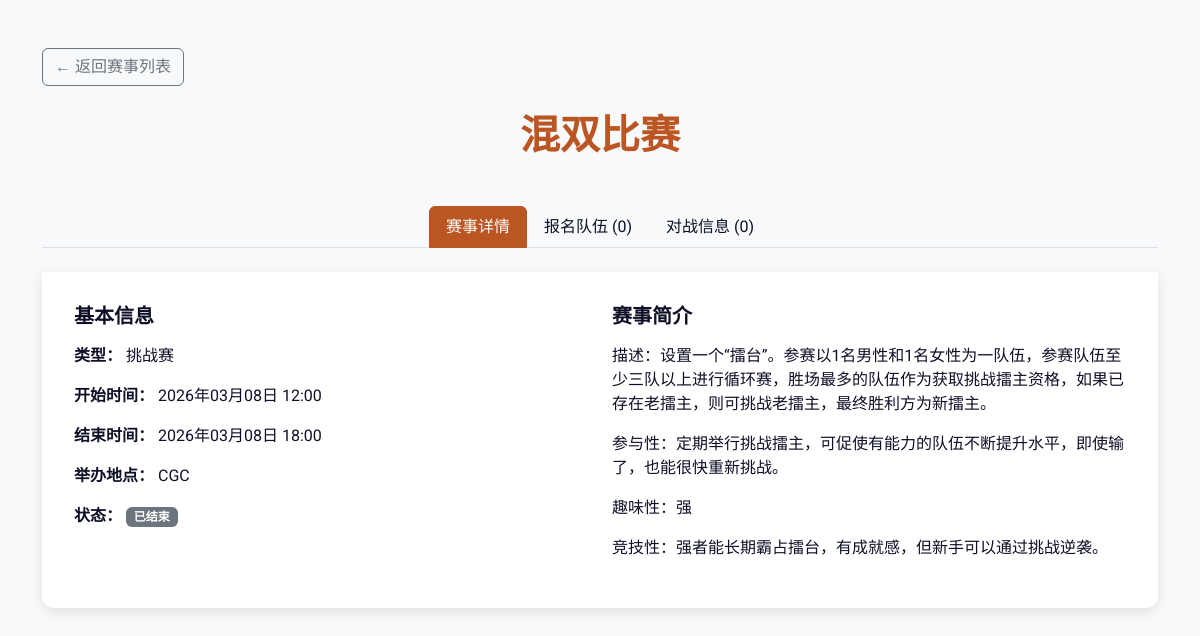
The app's page /event/3/ with its own data.
### events/models.py (models this page shows, shortened)
class Event(models.Model):
    name = models.CharField('赛事名称', max_length=200)
    event_type = models.ForeignKey(  # ← 改成 ForeignKey
        EventType,
        on_delete=models.PROTECT,  # 防止删除类型时误删赛事
        related_name='events',
        verbose_name='赛事类型'
    )
    start_time = models.DateTimeField('开始时间')
    end_time = models.DateTimeField('结束时间', null=True, blank=True)
    location = models.CharField('举办地点', max_length=200)
    description = models.TextField('赛事简介', blank=True)
    status = models.CharField('状态', max_length=20, choices=[
        ('upcoming', '即将举行'),
        ('ongoing', '进行中'),
        ('finished', '已结束'),
    ], default='upcoming')
    created_at = models.DateTimeField('创建时间', auto_now_add=True)
    class Meta:
        ordering = ['-start_time']
        verbose_name = '赛事'
        verbose_name_plural = '赛事'

class EventType(models.Model):
    name = models.CharField('类型名称', max_length=100, unique=True)  # 如 “男子双打”、“女子双打”
    description = models.TextField('描述', blank=True)
    created_at = models.DateTimeField('创建时间', auto_now_add=True)
    class Meta:
        verbose_name = '赛事类型'
        verbose_name_plural = '赛事类型'
        ordering = ['name']

### events/views.py (the view)
# urls.py: path('event/<int:pk>/', views.event_detail, name='event_detail'),
def event_detail(request, pk):
    event = get_object_or_404(Event, pk=pk)
    return render(request, 'events/detail.html', {'event': event})

### events/templates/events/detail.html (shortened to what this page needs)
<!DOCTYPE html>
<html lang="zh">
<head>
    <link href="https://cdn.jsdelivr.net/npm/bootstrap@5.3.3/dist/css/bootstrap.min.css" rel="stylesheet">
</head>
<body>
    <div class="container py-5">
        <a href="{% url 'event_list' %}" class="btn btn-outline-secondary mb-4">← 返回赛事列表</a>
        <h1 class="text-center mb-5 fw-bold" style="color: var(--rg-red);">{{ event.name }}</h1>
        <ul class="nav nav-tabs justify-content-center mb-4" id="eventTabs" role="tablist">
            <li class="nav-item" role="presentation">
                <button class="nav-link active" id="details-tab" data-bs-toggle="tab" data-bs-target="#details" type="button" role="tab" aria-controls="details" aria-selected="true">
                    赛事详情
                </button>
            </li>
            <li class="nav-item" role="presentation">
                <button class="nav-link" id="teams-tab" data-bs-toggle="tab" data-bs-target="#teams" type="button" role="tab" aria-controls="teams" aria-selected="false">
                    报名队伍 ({{ event.teams.count }})
                </button>
            </li>
            <li class="nav-item" role="presentation">
                <button class="nav-link" id="matches-tab" data-bs-toggle="tab" data-bs-target="#matches" type="button" role="tab" aria-controls="matches" aria-selected="false">
                    对战信息 ({{ event.matches.count }})
                </button>
            </li>
        </ul>
        <div class="tab-content" id="eventTabsContent">
            <div class="tab-pane fade show active" id="details" role="tabpanel" aria-labelledby="details-tab">
                <div class="row">
                    <div class="col-md-6">
                        <h5 class="mb-3">基本信息</h5>
                        <p><strong>类型：</strong> {{ event.event_type.name }}</p>
                        <p><strong>开始时间：</strong> {{ event.start_time|date:"Y年m月d日 H:i" }}</p>
                        {% if event.end_time %}
                        <p><strong>结束时间：</strong> {{ event.end_time|date:"Y年m月d日 H:i" }}</p>
                        {% endif %}
                        <p><strong>举办地点：</strong> {{ event.location }}</p>
                        <p><strong>状态：</strong>
                            <span class="badge
                                {% if event.status == 'upcoming' %}bg-primary
                                {% elif event.status == 'ongoing' %}bg-success
                                {% else %}bg-secondary{% endif %}">
                                {% if event.status == 'upcoming' %}等待挑战
                                {% elif event.status == 'ongoing' %}进行中
                                {% else %}已结束{% endif %}
                            </span>
                        </p>
                    </div>
                    <div class="col-md-6">
                        <h5 class="mb-3">赛事简介</h5>
                        <p>{{ event.description|linebreaks }}</p>
                    </div>
                </div>
            </div>
        </div>
    </div>
</body>
</html>

### events/templates/events/detail.html (style rules this page uses)
:root { --rg-red: #bb5522; --rg-green: #06492d; --rg-dark: #0f1027; --rg-gray: #9aa099; --rg-light: #f8f9fa; }
body { font-family: 'Roboto', sans-serif; background-color: var(--rg-light); color: var(--rg-dark); }
h1, h2, h5 { font-family: 'Playfair Display', serif; font-weight: 700; }
.nav-tabs .nav-link { color: var(--rg-dark); border-color: transparent; }
.nav-tabs .nav-link.active { color: white; background-color: var(--rg-red); border-color: var(--rg-red); }
.tab-content { background: white; border-radius: 0 0 12px 12px; padding: 2rem; box-shadow: 0 4px 12px rgba(0,0,0,0.1); }

### records on screen
Event: name "混双比赛", teams.count "0", matches.count "0", event_type.name "挑战赛", start_time "2026年03月08日 12:00", end_time "2026年03月08日 18:00", location "CGC", description "描述：设置一个“擂台”。参赛以1名男性和1名女性为一队伍，参赛队伍至少三队以上进行循环赛，胜场最多的队伍作为获取挑战擂主资格，如果已存在老擂主，则可挑战老擂主，最终胜利方为新擂主。 参与性：定期举行挑战擂主，可促使有能力的队伍不断提升水平，即使输了，也能很快重新挑战。 趣味性：强 竞技性：强者能长期霸占擂台，有成就感，但新手可以通过挑战逆袭。"
